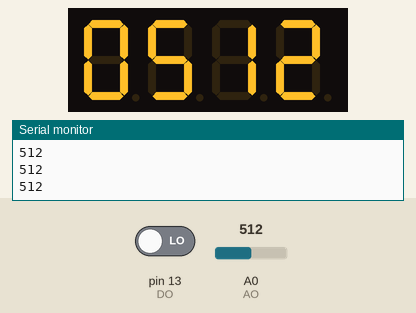
This sketch was run on a simulated Arduino Uno, built with avr-gcc and run on an emulated ATmega328P. Parts: 4-digit seven-segment display, the last lines printed to the serial monitor. Wiring (inferred from the names in the program): 4-digit 7-segment display, segments lit when HIGH: segments pin 2, pin 3, pin 4, pin 5, pin 6, pin 7, pin 8; digit selects pin 9, pin 10, pin 11, pin 12. The inputs (shaded band) are chosen by the test bench; at power-on: A0 (AO) = 512, pin 13 (DO) LOW. The segment pins are drawn as the display they are named for.

Above: at 1.6 s.
1.7 s: A0 (AO) set to 716
At 3.0 s:
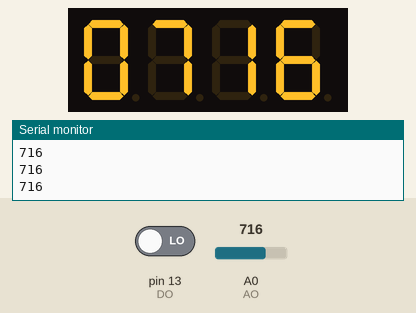
3.3 s: A0 (AO) set to 900
At 4.1 s:
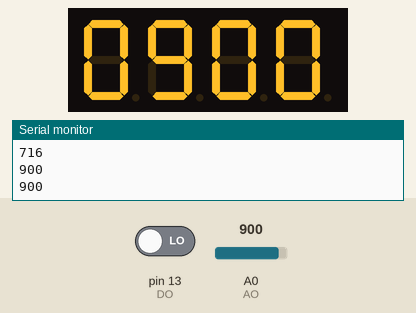
5.1 s: A0 (AO) set to 1023
At 5.9 s:
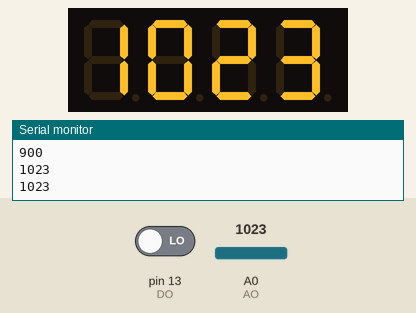
Timing chart, 0 to 8.1 s (numbered marks = the images above; inputs shaded):
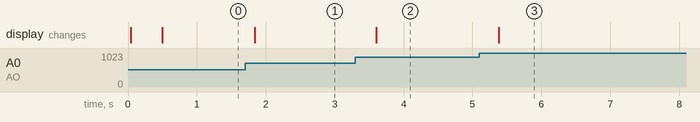

The sketch:

four_digit_seven_segment_led.ino
```cpp
#define AO A0
#define DO 13
//set the cathode interface
int a = 2;
int b = 3;
int c = 4;
int d = 5;
int e = 6;
int f = 7;
int g = 8;
// set the anode interface
int d1 = 9;
int d2 = 10;
int d3 = 11;
int d4 = 12;
//set variable
int n = 0;
int del = 1;  //fine-tuning value for clock
int soil_humidity = 0;
int ring = 0;
void setup()
{
  pinMode(d1, OUTPUT);
  pinMode(d2, OUTPUT);
  pinMode(d3, OUTPUT);
  pinMode(d4, OUTPUT);
  pinMode(a, OUTPUT);
  pinMode(b, OUTPUT);
  pinMode(c, OUTPUT);
  pinMode(d, OUTPUT);
  pinMode(e, OUTPUT);
  pinMode(f, OUTPUT);
  pinMode(g, OUTPUT);
  pinMode(AO, INPUT);
  pinMode(DO, INPUT);
  Serial.begin(9600);
}

void loop()
{
  clearLEDs();
  pickDigit(1);
  pickNumber(soil_humidity/1000%10);
  delay(del);

  clearLEDs();
  pickDigit(2);
  pickNumber(soil_humidity/100%10);
  delay(del);

  clearLEDs();
  pickDigit(3);
  pickNumber(soil_humidity/10%10);
  delay(del);

  clearLEDs();
  pickDigit(4);
  pickNumber(soil_humidity%10);
  delay(del);

  n++;
  if(n >= 100){
    soil_humidity = analogRead(AO);
    ring = digitalRead(DO);
    Serial.println(soil_humidity);
    n = 0;
  }
}

void pickDigit(int x)  //define pickDigit(x),to open dx port
{
  digitalWrite(d1, HIGH);
  digitalWrite(d2, HIGH);
  digitalWrite(d3, HIGH);
  digitalWrite(d4, HIGH);

  switch(x)
  {
  case 1:
    digitalWrite(d1, LOW);
    break;
  case 2:
    digitalWrite(d2, LOW);
    break;
  case 3:
    digitalWrite(d3, LOW);
    break;
  default:
    digitalWrite(d4, LOW);
    break;
  }
}

void pickNumber(int x)   //define pickNumber(x)to display number x
{
  switch(x)
  {
  default:
    zero();
    break;
  case 1:
    one();
    break;
  case 2:
    two();
    break;
  case 3:
    three();
    break;
  case 4:
    four();
    break;
  case 5:
    five();
    break;
  case 6:
    six();
    break;
  case 7:
    seven();
    break;
  case 8:
    eight();
    break;
  case 9:
    nine();
    break;
  }
}

void clearLEDs()  //clear contents
{
  digitalWrite(a, LOW);
  digitalWrite(b, LOW);
  digitalWrite(c, LOW);
  digitalWrite(d, LOW);
  digitalWrite(e, LOW);
  digitalWrite(f, LOW);
  digitalWrite(g, LOW);
//  digitalWrite(p, LOW);
}

void zero()  //define 0 as cathode pin switch
{
  digitalWrite(a, HIGH);
  digitalWrite(b, HIGH);
  digitalWrite(c, HIGH);
  digitalWrite(d, HIGH);
  digitalWrite(e, HIGH);
  digitalWrite(f, HIGH);
  digitalWrite(g, LOW);
}

void one()  // define 1 as cathode pin switch
{
  digitalWrite(a, LOW);
  digitalWrite(b, HIGH);
  digitalWrite(c, HIGH);
  digitalWrite(d, LOW);
  digitalWrite(e, LOW);
  digitalWrite(f, LOW);
  digitalWrite(g, LOW);
}

void two()  // define 2 as cathode pin switch
{
  digitalWrite(a, HIGH);
  digitalWrite(b, HIGH);
  digitalWrite(c, LOW);
  digitalWrite(d, HIGH);
  digitalWrite(e, HIGH);
  digitalWrite(f, LOW);
  digitalWrite(g, HIGH);
}

void three()  // define 3 as cathode pin switch
{
  digitalWrite(a, HIGH);
  digitalWrite(b, HIGH);
  digitalWrite(c, HIGH);
  digitalWrite(d, HIGH);
  digitalWrite(e, LOW);
  digitalWrite(f, LOW);
  digitalWrite(g, HIGH);
}

void four()  // define 4 as cathode pin switch
{
  digitalWrite(a, LOW);
  digitalWrite(b, HIGH);
  digitalWrite(c, HIGH);
  digitalWrite(d, LOW);
  digitalWrite(e, LOW);
  digitalWrite(f, HIGH);
  digitalWrite(g, HIGH);
}

void five()  // define 5 as cathode pin switch
{
  digitalWrite(a, HIGH);
  digitalWrite(b, LOW);
  digitalWrite(c, HIGH);
  digitalWrite(d, HIGH);
  digitalWrite(e, LOW);
  digitalWrite(f, HIGH);
  digitalWrite(g, HIGH);
}

void six()  // define 6 as cathode pin switch
{
  digitalWrite(a, HIGH);
  digitalWrite(b, LOW);
  digitalWrite(c, HIGH);
  digitalWrite(d, HIGH);
  digitalWrite(e, HIGH);
  digitalWrite(f, HIGH);
  digitalWrite(g, HIGH);
}

void seven()  // define 7 as cathode pin switch
{
  digitalWrite(a, HIGH);
  digitalWrite(b, HIGH);
  digitalWrite(c, HIGH);
  digitalWrite(d, LOW);
  digitalWrite(e, LOW);
  digitalWrite(f, LOW);
  digitalWrite(g, LOW);
}

void eight()  // define 8 as cathode pin switch
{
  digitalWrite(a, HIGH);
  digitalWrite(b, HIGH);
  digitalWrite(c, HIGH);
  digitalWrite(d, HIGH);
  digitalWrite(e, HIGH);
  digitalWrite(f, HIGH);
  digitalWrite(g, HIGH);
}

void nine()  // define 9 as cathode pin switch
{
  digitalWrite(a, HIGH);
  digitalWrite(b, HIGH);
  digitalWrite(c, HIGH);
  digitalWrite(d, HIGH);
  digitalWrite(e, LOW);
  digitalWrite(f, HIGH);
  digitalWrite(g, HIGH);
}
```

Measured:
- after the input at 1.7 s, the display: changes after 0.14 s (image 1)
- after the input at 3.3 s, the display: changes after 0.30 s (image 2)
- after the input at 5.1 s, the display: changes after 0.28 s (image 3)
